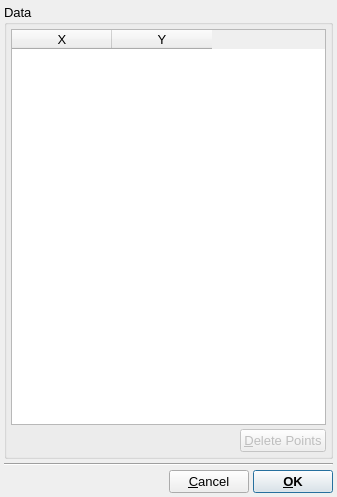
<?xml version="1.0" encoding="UTF-8"?>
<ui version="4.0">
 <class>EditDataSetDialog</class>
 <widget class="QDialog" name="EditDataSetDialog">
  <property name="geometry">
   <rect>
    <x>0</x>
    <y>0</y>
    <width>337</width>
    <height>497</height>
   </rect>
  </property>
  <property name="font">
   <font>
    <pointsize>10</pointsize>
   </font>
  </property>
  <property name="windowTitle">
   <string>Edit Data</string>
  </property>
  <property name="modal">
   <bool>true</bool>
  </property>
  <layout class="QVBoxLayout" name="verticalLayout_2">
   <property name="spacing">
    <number>4</number>
   </property>
   <property name="margin">
    <number>4</number>
   </property>
   <item>
    <widget class="QGroupBox" name="DataGroup">
     <property name="title">
      <string>Data</string>
     </property>
     <layout class="QVBoxLayout" name="verticalLayout">
      <property name="spacing">
       <number>4</number>
      </property>
      <property name="margin">
       <number>4</number>
      </property>
      <item>
       <widget class="QTableWidget" name="DataTable">
        <property name="selectionBehavior">
         <enum>QAbstractItemView::SelectRows</enum>
        </property>
        <column>
         <property name="text">
          <string>X</string>
         </property>
        </column>
        <column>
         <property name="text">
          <string>Y</string>
         </property>
        </column>
       </widget>
      </item>
      <item>
       <layout class="QHBoxLayout" name="horizontalLayout">
        <property name="spacing">
         <number>4</number>
        </property>
        <item>
         <spacer name="horizontalSpacer_2">
          <property name="orientation">
           <enum>Qt::Horizontal</enum>
          </property>
          <property name="sizeHint" stdset="0">
           <size>
            <width>40</width>
            <height>20</height>
           </size>
          </property>
         </spacer>
        </item>
        <item>
         <widget class="QPushButton" name="pushButton">
          <property name="enabled">
           <bool>false</bool>
          </property>
          <property name="text">
           <string>&amp;Delete Points</string>
          </property>
         </widget>
        </item>
       </layout>
      </item>
     </layout>
    </widget>
   </item>
   <item>
    <widget class="Line" name="line">
     <property name="orientation">
      <enum>Qt::Horizontal</enum>
     </property>
    </widget>
   </item>
   <item>
    <layout class="QHBoxLayout" name="horizontalLayout_2">
     <item>
      <spacer name="horizontalSpacer">
       <property name="orientation">
        <enum>Qt::Horizontal</enum>
       </property>
       <property name="sizeHint" stdset="0">
        <size>
         <width>40</width>
         <height>20</height>
        </size>
       </property>
      </spacer>
     </item>
     <item>
      <widget class="QPushButton" name="CancelButton">
       <property name="text">
        <string>&amp;Cancel</string>
       </property>
      </widget>
     </item>
     <item>
      <widget class="QPushButton" name="OKButton">
       <property name="font">
        <font>
         <weight>75</weight>
         <bold>true</bold>
        </font>
       </property>
       <property name="text">
        <string>&amp;OK</string>
       </property>
       <property name="default">
        <bool>true</bool>
       </property>
      </widget>
     </item>
    </layout>
   </item>
  </layout>
 </widget>
 <resources/>
 <connections/>
</ui>
